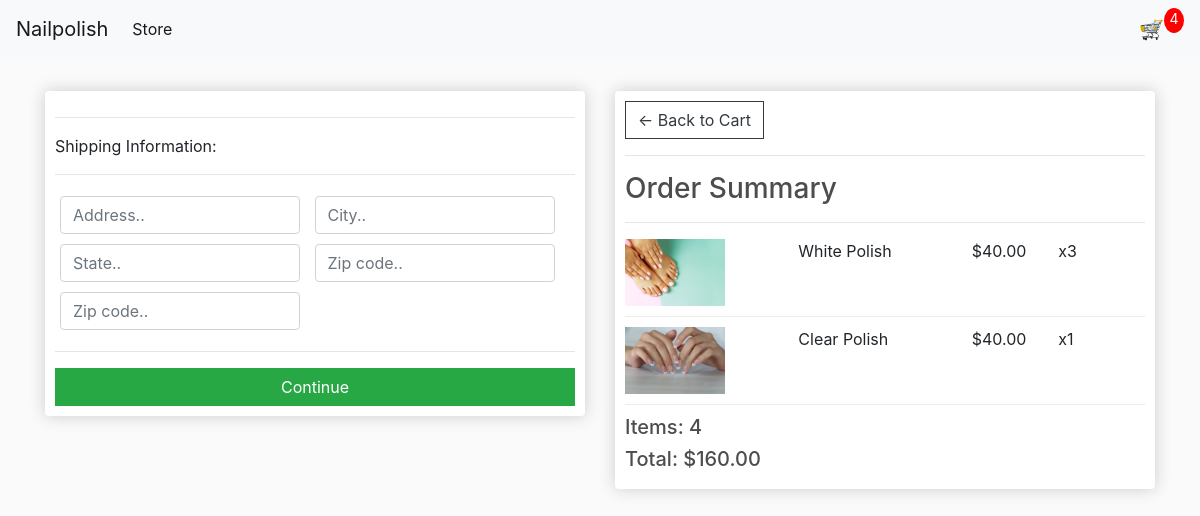
Screenshot of /checkout/ (signed in) with the database file from the repository.
### store/models.py (models this page shows, shortened)
class OrderItem(models.Model):
	product = models.ForeignKey(Product, on_delete=models.SET_NULL, null=True)
	order = models.ForeignKey(Order, on_delete=models.SET_NULL, null=True)
	quantity = models.IntegerField(default=0, null=True, blank=True)
	date_added = models.DateTimeField(auto_now_add=True)
	@property
	def get_total(self):
		total = self.product.price * self.quantity
		return total

class Product(models.Model):
	name = models.CharField(max_length=200)
	price = models.DecimalField(max_digits=7, decimal_places=2)
	digital = models.BooleanField(default=False,null=True, blank=True)
	image = models.ImageField(null=True, blank=True)
	@property
	def imageURL(self):
		try:
			url = self.image.url
		except:
			url = ''
		return url

class Order(models.Model):
	customer = models.ForeignKey(Customer, on_delete=models.SET_NULL, null=True, blank=True)
	date_ordered = models.DateTimeField(auto_now_add=True)
	complete = models.BooleanField(default=False)
	transaction_id = models.CharField(max_length=100, null=True)
	@property
	def shipping(self):
		shipping = False
		orderitems = self.orderitem_set.all()
		for i in orderitems:
			if i.product.digital == False:
				shipping = True
		return shipping
	@property
	def get_cart_total(self):
		orderitems = self.orderitem_set.all()
		total = sum([item.get_total for item in orderitems])
		return total
	@property
	def get_cart_items(self):
		orderitems = self.orderitem_set.all()
		total = sum([item.quantity for item in orderitems])
		return total

### store/views.py (the view)
# urls.py: path('checkout/', views.checkout, name="checkout"),
def checkout(request):
	data = cartData(request)
	cartItems = data['cartItems']
	order = data['order']
	items = data['items']
	context = {'items':items, 'order':order, 'cartItems':cartItems}
	return render(request, 'store/checkout.html', context)

### store/utils.py (called while the page is built)
def cartData(request):
	if request.user.is_authenticated:
		customer = request.user.customer
		order, created = Order.objects.get_or_create(customer=customer, complete=False)
		items = order.orderitem_set.all()
		cartItems = order.get_cart_items
	else:
		cookieData = cookieCart(request)
		cartItems = cookieData['cartItems']
		order = cookieData['order']
		items = cookieData['items']
	return {'cartItems':cartItems ,'order':order, 'items':items}

### store/templates/store/checkout.html (shortened to what this page needs)
{% extends 'store/main.html' %}
{% load static %}
{% block content %}
     <div class="row">
		<div class="col-lg-6">
			<div class="box-element" id="form-wrapper">
				<form id="form">
					<div id="shipping-info">
						<hr>
						<p>Shipping Information:</p>
						<hr>
						<div class="form-field">
							<input class="form-control" type="text" name="address" placeholder="Address..">
						</div>
						<div class="form-field">
							<input class="form-control" type="text" name="city" placeholder="City..">
						</div>
						<div class="form-field">
							<input class="form-control" type="text" name="state" placeholder="State..">
						</div>
						<div class="form-field">
							<input class="form-control" type="text" name="zipcode" placeholder="Zip code..">
						</div>
						<div class="form-field">
							<input class="form-control" type="text" name="country" placeholder="Zip code..">
						</div>
					</div>
					<hr>
					<input id="form-button" class="btn btn-success btn-block" type="submit" value="Continue">
				</form>
			</div>
			<br>
		</div>
		<div class="col-lg-6">
			<div class="box-element">
				<a  class="btn btn-outline-dark" href="{% url 'cart' %}">&#x2190; Back to Cart</a>
				<hr>
				<h3>Order Summary</h3>
				<hr>
				{% for item in items %}
				<div class="cart-row">
					<div style="flex:2"><img class="row-image" src="{{item.product.imageURL}}"></div>
					<div style="flex:2"><p>{{item.product.name}}</p></div>
					<div style="flex:1"><p>${{item.product.price|floatformat:2}}</p></div>
					<div style="flex:1"><p>x{{item.quantity}}</p></div>
				</div>
				{% endfor %}
				<h5>Items:   {{order.get_cart_items}}</h5>
				<h5>Total:   ${{order.get_cart_total|floatformat:2}}</h5>
			</div>
		</div>
	</div>
{% endblock content %}

### static/css/main.css (style rules this page uses)
body { background-color: hsl(0, 0%, 98%); }
h1,h2,h3,h4,h5,h6 { color:hsl(0, 0%, 30%); }
.box-element { box-shadow:hsl(0, 0%, 80%) 0 0 16px; background-color: #fff; border-radius: 4px; padding: 10px; }
.col-lg-4, .col-lg-6, .col-lg-8, .col-lg-12 { margin-top: 10px; }
.btn { border-radius: 0; }
.row-image { width: 100px; }
.form-field { width:250px; display: inline-block; padding: 5px; }
.cart-row { display: flex; align-items: flex-stretch; padding-bottom: 10px; margin-bottom: 10px; border-bottom: 1px solid #ececec; }

### rows the page displays
OrderItem: product.imageURL (picture), product.name "White Polish", product.price "40.00", quantity "3"
OrderItem: product.imageURL (picture), product.name "Clear Polish", product.price "40.00", quantity "1"
Order: get_cart_items "4", get_cart_total "160.00"

### other values shown
{{ cartItems }} "4"
